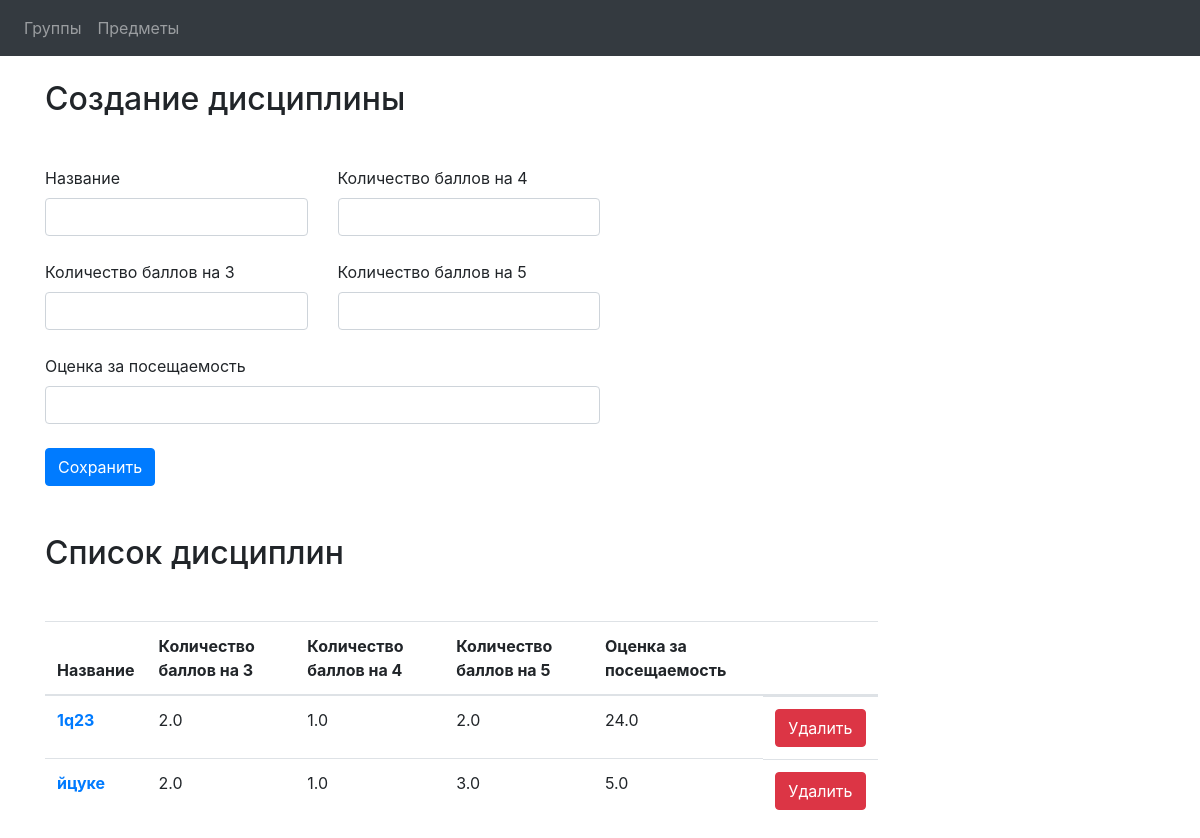
/subjects/, run on the app's committed database.
### class_book/apps/subjects/models.py (models this page shows)
class Subject(models.Model):
    name = models.CharField(max_length=30)
    level_3 = models.FloatField(default=25)
    level_4 = models.FloatField(default=50)
    level_5 = models.FloatField(default=75)
    attendance_score = models.FloatField(default=0)

### class_book/apps/subjects/views.py (the view, shortened to what this page needs)
# urls.py: re_path(r'^(?P<pk>\d+)$', views.SubjectView.as_view(), name='subject'),
class SubjectView(View):
    def get(self, request, pk: int = None):
        if pk is not None:
            subject = Subject.objects.get(id=pk)
            return render(request, 'subjects/info.html', locals())
        else:
            object_list = Subject.objects.all().order_by("name")
            return render(request, 'subjects/index.html', locals())

### class_book/templates/subjects/index.html (shortened to what this page needs)
{% extends "main/wrapper.html" %}
{% block content %}
    <div class="container">
        <h2 class="mb-5">Создание дисциплины</h2>
        <form class="w-50" action="" method="post">
            <div class="row mb-4">
                <div class="col">
                    <label for="subjectName">Название</label>
                    <input type="text" class="form-control" id="subjectName" name="name">
                </div>
                <div class="col">
                    <label for="level4">Количество баллов на 4</label>
                    <input type="number" class="form-control" id="level4" name="level_4">
                </div>
            </div>
            <div class="row mb-4">
                <div class="col">
                    <label for="level3">Количество баллов на 3</label>
                    <input type="number" class="form-control" id="level3" name="level_3">
                </div>
                <div class="col">
                    <label for="level5">Количество баллов на 5</label>
                    <input type="number" class="form-control" id="level5" name="level_5">
                </div>
            </div>
            <div class="row mb-4">
                <div class="col">
                    <label for="level3">Оценка за посещаемость</label>
                    <input type="number" class="form-control" id="level3" name="attendance_score">
                </div>
            </div>
            <button type="submit" class="btn btn-primary">Сохранить</button>
        </form>
    </div>
    <div class="container mt-5">
        <h2 class="mb-5">Список дисциплин</h2>
        <table class="table w-75">
            <thead>
            <tr>
                <th scope="col">Название</th>
                <th scope="col">Количество баллов на 3</th>
                <th scope="col">Количество баллов на 4</th>
                <th scope="col">Количество баллов на 5</th>
                <th scope="col">Оценка за посещаемость</th>
                <th scope="col"></th>
            </tr>
            </thead>
            <tbody>
            {% for subject in object_list %}
                <tr>
                    <th scope="row"><a href="/subjects/{{ subject.id }}">{{ subject.name }}</a></th>
                    <td>{{ subject.level_3 }}</td>
                    <td>{{ subject.level_4 }}</td>
                    <td>{{ subject.level_5 }}</td>
                    <td>{{ subject.attendance_score }}</td>
                    <td class="d-flex justify-content-end">
                        <form action="/subjects/{{ subject.id }}" method="post">
                            <button type="submit" class="btn btn-danger" name="delete" value="{{ subject.id }}">Удалить
                            </button>
                        </form>
                    </td>
                </tr>
            {% endfor %}
            </tbody>
        </table>
    </div>
{% endblock %}

### class_book/templates/main/wrapper.html (shortened to what this page needs)
<!DOCTYPE html>
<html lang="ru">
    <head>
        {% load static %}
        <link rel="stylesheet" href="{% static 'css/bootstrap.min.css' %}" type="text/css">
    </head>
    <body>
        {% include "main/menu.html" %}
        {% block content %}
        {% endblock %}
    </body>
</html>

### class_book/templates/main/menu.html (shortened to what this page needs)
<nav class="navbar navbar-expand-md navbar-dark bg-dark mb-4">
    <ul class="navbar-nav mr-auto">
        <li class="nav-item">
            <a class="nav-link" href="/groups">Группы</a>
        </li>
        <li class="nav-item">
            <a class="nav-link" href="/subjects">Предметы</a>
        </li>
    </ul>
</nav>

### data on the page
Subject: name "1q23", level_3 "2.0", level_4 "1.0", level_5 "2.0", attendance_score "24.0", {{ subject.id }} 2 (drawn)
Subject: name "йцуке", level_3 "2.0", level_4 "1.0", level_5 "3.0", attendance_score "5.0", {{ subject.id }} 1 (drawn)
